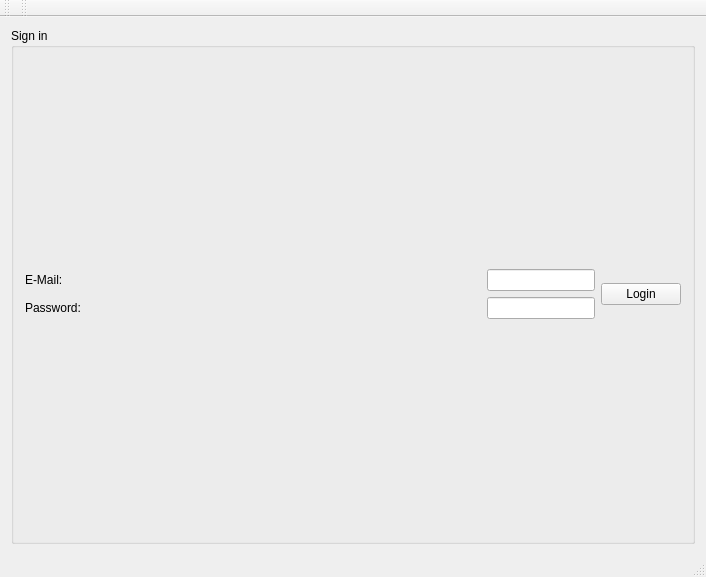
<?xml version="1.0" encoding="UTF-8"?>
<ui version="4.0">
 <class>LoginWindow</class>
 <widget class="QMainWindow" name="LoginWindow">
  <property name="geometry">
   <rect>
    <x>0</x>
    <y>0</y>
    <width>706</width>
    <height>577</height>
   </rect>
  </property>
  <property name="windowTitle">
   <string>LoginWindow</string>
  </property>
  <widget class="QWidget" name="centralWidget">
   <layout class="QVBoxLayout" name="verticalLayout_2">
    <item>
     <widget class="QGroupBox" name="groupBox">
      <property name="sizePolicy">
       <sizepolicy hsizetype="Preferred" vsizetype="Preferred">
        <horstretch>0</horstretch>
        <verstretch>0</verstretch>
       </sizepolicy>
      </property>
      <property name="title">
       <string>Sign in</string>
      </property>
      <layout class="QVBoxLayout" name="verticalLayout_3">
       <item>
        <layout class="QHBoxLayout" name="horizontalLayout_3">
         <item>
          <layout class="QVBoxLayout" name="verticalLayout">
           <item>
            <layout class="QHBoxLayout" name="horizontalLayout">
             <item>
              <widget class="QLabel" name="label">
               <property name="sizePolicy">
                <sizepolicy hsizetype="Preferred" vsizetype="Preferred">
                 <horstretch>0</horstretch>
                 <verstretch>0</verstretch>
                </sizepolicy>
               </property>
               <property name="text">
                <string>E-Mail:</string>
               </property>
              </widget>
             </item>
             <item>
              <spacer name="horizontalSpacer">
               <property name="sizePolicy">
                <sizepolicy hsizetype="Preferred" vsizetype="Minimum">
                 <horstretch>0</horstretch>
                 <verstretch>0</verstretch>
                </sizepolicy>
               </property>
               <property name="orientation">
                <enum>Qt::Horizontal</enum>
               </property>
               <property name="sizeHint" stdset="0">
                <size>
                 <width>40</width>
                 <height>20</height>
                </size>
               </property>
              </spacer>
             </item>
             <item>
              <widget class="QLineEdit" name="lineEdit_3">
               <property name="sizePolicy">
                <sizepolicy hsizetype="Minimum" vsizetype="Fixed">
                 <horstretch>0</horstretch>
                 <verstretch>0</verstretch>
                </sizepolicy>
               </property>
              </widget>
             </item>
            </layout>
           </item>
           <item>
            <layout class="QHBoxLayout" name="horizontalLayout_2">
             <item>
              <widget class="QLabel" name="label_2">
               <property name="sizePolicy">
                <sizepolicy hsizetype="Preferred" vsizetype="Preferred">
                 <horstretch>0</horstretch>
                 <verstretch>0</verstretch>
                </sizepolicy>
               </property>
               <property name="text">
                <string>Password:</string>
               </property>
              </widget>
             </item>
             <item>
              <spacer name="horizontalSpacer_2">
               <property name="sizePolicy">
                <sizepolicy hsizetype="Preferred" vsizetype="Preferred">
                 <horstretch>0</horstretch>
                 <verstretch>0</verstretch>
                </sizepolicy>
               </property>
               <property name="orientation">
                <enum>Qt::Horizontal</enum>
               </property>
               <property name="sizeHint" stdset="0">
                <size>
                 <width>40</width>
                 <height>20</height>
                </size>
               </property>
              </spacer>
             </item>
             <item>
              <widget class="QLineEdit" name="lineEdit_2">
               <property name="sizePolicy">
                <sizepolicy hsizetype="Minimum" vsizetype="Fixed">
                 <horstretch>0</horstretch>
                 <verstretch>0</verstretch>
                </sizepolicy>
               </property>
              </widget>
             </item>
            </layout>
           </item>
          </layout>
         </item>
         <item>
          <widget class="QPushButton" name="pushButton">
           <property name="sizePolicy">
            <sizepolicy hsizetype="Preferred" vsizetype="Fixed">
             <horstretch>0</horstretch>
             <verstretch>0</verstretch>
            </sizepolicy>
           </property>
           <property name="text">
            <string>Login</string>
           </property>
          </widget>
         </item>
        </layout>
       </item>
      </layout>
     </widget>
    </item>
   </layout>
  </widget>
  <widget class="QMenuBar" name="menuBar">
   <property name="geometry">
    <rect>
     <x>0</x>
     <y>0</y>
     <width>706</width>
     <height>25</height>
    </rect>
   </property>
  </widget>
  <widget class="QToolBar" name="mainToolBar">
   <attribute name="toolBarArea">
    <enum>TopToolBarArea</enum>
   </attribute>
   <attribute name="toolBarBreak">
    <bool>false</bool>
   </attribute>
  </widget>
  <widget class="QStatusBar" name="statusBar"/>
  <widget class="QToolBar" name="toolBar">
   <property name="windowTitle">
    <string>toolBar</string>
   </property>
   <attribute name="toolBarArea">
    <enum>TopToolBarArea</enum>
   </attribute>
   <attribute name="toolBarBreak">
    <bool>false</bool>
   </attribute>
  </widget>
 </widget>
 <layoutdefault spacing="6" margin="11"/>
 <resources/>
 <connections/>
</ui>
